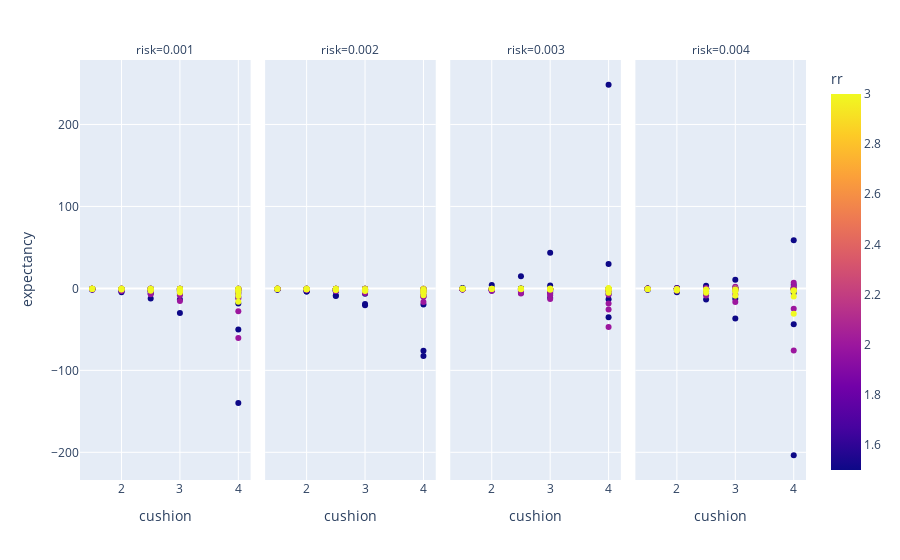

Notebook code for this chart:
### Code cell
px.scatter(df, x = 'cushion', y = 'expectancy', color = 'rr', facet_col='risk')

### Figure 1 — Plotly figure (JSON) as saved in the notebook; plotly's stock layout.template omitted (floating-point values rounded to 4 significant figures; data arrays with more than 128 entries replaced by an {"elided": "..."} marker saying what was removed)
{"data": [{"hovertemplate": "risk=0.001<br>cushion=%{x}<br>expectancy=%{y}<br>rr=%{marker.color}<extra></extra>", "legendgroup": "", "marker": {"color": {"elided": "135 float values"}, "coloraxis": "coloraxis", "symbol": "circle"}, "mode": "markers", "name": "", "orientation": "v", "showlegend": false, "type": "scatter", "x": {"elided": "135 float values"}, "xaxis": "x", "y": {"elided": "135 float values"}, "yaxis": "y"}, {"hovertemplate": "risk=0.002<br>cushion=%{x}<br>expectancy=%{y}<br>rr=%{marker.color}<extra></extra>", "legendgroup": "", "marker": {"color": {"elided": "135 float values"}, "coloraxis": "coloraxis", "symbol": "circle"}, "mode": "markers", "name": "", "orientation": "v", "showlegend": false, "type": "scatter", "x": {"elided": "135 float values"}, "xaxis": "x2", "y": {"elided": "135 float values"}, "yaxis": "y2"}, {"hovertemplate": "risk=0.003<br>cushion=%{x}<br>expectancy=%{y}<br>rr=%{marker.color}<extra></extra>", "legendgroup": "", "marker": {"color": {"elided": "135 float values"}, "coloraxis": "coloraxis", "symbol": "circle"}, "mode": "markers", "name": "", "orientation": "v", "showlegend": false, "type": "scatter", "x": {"elided": "135 float values"}, "xaxis": "x3", "y": {"elided": "135 float values"}, "yaxis": "y3"}, {"hovertemplate": "risk=0.004<br>cushion=%{x}<br>expectancy=%{y}<br>rr=%{marker.color}<extra></extra>", "legendgroup": "", "marker": {"color": {"elided": "135 float values"}, "coloraxis": "coloraxis", "symbol": "circle"}, "mode": "markers", "name": "", "orientation": "v", "showlegend": false, "type": "scatter", "x": {"elided": "135 float values"}, "xaxis": "x4", "y": {"elided": "135 float values"}, "yaxis": "y4"}], "layout": {"annotations": [{"font": {}, "showarrow": false, "text": "risk=0.001", "x": 0.1175, "xanchor": "center", "xref": "paper", "y": 1, "yanchor": "bottom", "yref": "paper"}, {"font": {}, "showarrow": false, "text": "risk=0.002", "x": 0.3725, "xanchor": "center", "xref": "paper", "y": 1, "yanchor": "bottom", "yref": "paper"}, {"font": {}, "showarrow": false, "text": "risk=0.003", "x": 0.6275, "xanchor": "center", "xref": "paper", "y": 1, "yanchor": "bottom", "yref": "paper"}, {"font": {}, "showarrow": false, "text": "risk=0.004", "x": 0.8825, "xanchor": "center", "xref": "paper", "y": 1, "yanchor": "bottom", "yref": "paper"}], "coloraxis": {"colorbar": {"title": {"text": "rr"}}, "colorscale": [[0, "#0d0887"], [0.1111, "#46039f"], [0.2222, "#7201a8"], [0.3333, "#9c179e"], [0.4444, "#bd3786"], [0.5556, "#d8576b"], [0.6667, "#ed7953"], [0.7778, "#fb9f3a"], [0.8889, "#fdca26"], [1, "#f0f921"]]}, "legend": {"tracegroupgap": 0}, "margin": {"t": 60}, "xaxis": {"anchor": "y", "domain": [0, 0.235], "title": {"text": "cushion"}}, "xaxis2": {"anchor": "y2", "domain": [0.255, 0.49], "matches": "x", "title": {"text": "cushion"}}, "xaxis3": {"anchor": "y3", "domain": [0.51, 0.745], "matches": "x", "title": {"text": "cushion"}}, "xaxis4": {"anchor": "y4", "domain": [0.765, 1.0], "matches": "x", "title": {"text": "cushion"}}, "yaxis": {"anchor": "x", "domain": [0, 1], "title": {"text": "expectancy"}}, "yaxis2": {"anchor": "x2", "domain": [0, 1], "matches": "y", "showticklabels": false}, "yaxis3": {"anchor": "x3", "domain": [0, 1], "matches": "y", "showticklabels": false}, "yaxis4": {"anchor": "x4", "domain": [0, 1], "matches": "y", "showticklabels": false}}}
